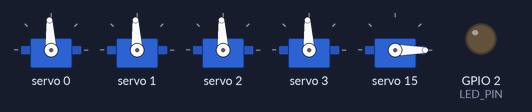
A sketch run on a simulated ESP32. Shown: 5 × servo, output pins drawn as LEDs (lit = HIGH). What the sketch prints to the serial monitor is not drawn.

Above: at 0.55 s.
At 3.1 s:
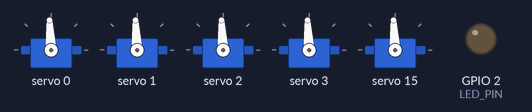
At 5.65 s:
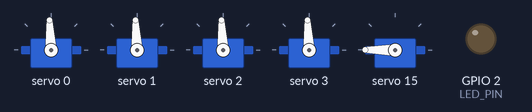
At 10.75 s:
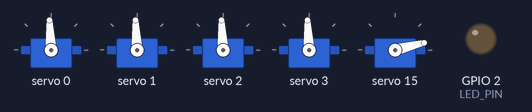
Timing chart, 0 to 16.0 s (numbered marks = the images above):
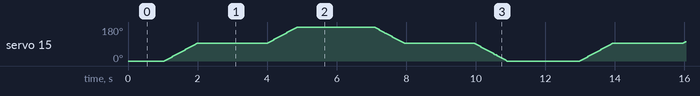

The sketch:

esp32_servo.ino
```cpp
/*
 * ESP32 + PCA9685 — 3-DOF Robotic Arm Serial Receiver
 * ----------------------------------------------------
 * Receives joint angles from pygame IK simulation over USB Serial.
 *
 * Expected serial format: "shoulder,elbow,wrist\n"
 *   e.g. "90.0,120.5,45.3\n"
 *
 * Pin mapping:
 *   Pin 0 & 1 (coupled, opposite): Shoulder (bicep = 11 cm)
 *   Pin 2: Elbow (forearm = 8.5 cm)
 *   Pin 3: Wrist (end effector = 7.5 cm)
 *
 * Smooth interpolation prevents jerky motion.
 */

#include <Wire.h>
#include <Adafruit_PWMServoDriver.h>
#include <math.h>

#define LED_PIN 2
#define SERVO_MIN_TICKS 102
#define SERVO_MAX_TICKS 512
#define PCA9685_FREQ 50

Adafruit_PWMServoDriver pwm = Adafruit_PWMServoDriver(0x40);

// Smooth servo: track current vs target ticks
float cur[6], tgt[6];
const float MAX_STEP = 3.0f; // ticks per loop iteration

// Serial receive buffer
String inputBuffer = "";

float degToTicks(float d) {
    d = fmax(0.0f, fmin(180.0f, d));
    return SERVO_MIN_TICKS + (d / 180.0f) * (SERVO_MAX_TICKS - SERVO_MIN_TICKS);
}

void updateServos() {
    for (uint8_t i = 0; i < 6; i++) {
        float diff = tgt[i] - cur[i];
        if (fabs(diff) <= MAX_STEP)
            cur[i] = tgt[i];
        else
            cur[i] += (diff > 0 ? MAX_STEP : -MAX_STEP);
        pwm.setPWM(i, 0, (uint16_t)cur[i]);
    }
}

void parseAndApply(String line) {
    // Parse "shoulder,elbow,wrist,wrist_roll,gripper"
    int c1 = line.indexOf(',');
    if (c1 < 0) return;
    int c2 = line.indexOf(',', c1 + 1);
    if (c2 < 0) return;
    int c3 = line.indexOf(',', c2 + 1);
    if (c3 < 0) return;
    int c4 = line.indexOf(',', c3 + 1);
    if (c4 < 0) return;

    float sh = line.substring(0, c1).toFloat();
    float el = line.substring(c1 + 1, c2).toFloat();
    float wr = line.substring(c2 + 1, c3).toFloat();
    float w_roll = line.substring(c3 + 1, c4).toFloat();
    float grip = line.substring(c4 + 1).toFloat();

    // Validate ranges
    if (sh < 0 || sh > 180 || el < 0 || el > 180 || wr < 0 || wr > 180 || w_roll < 0 || w_roll > 180 || grip < 0 || grip > 180)
        return;

    // Set targets
    tgt[0] = degToTicks(sh);              // Shoulder
    tgt[1] = degToTicks(180.0f - sh);     // Coupled shoulder (mirrored)
    tgt[2] = degToTicks(el);              // Elbow
    tgt[3] = degToTicks(wr);              // Wrist
    tgt[4] = degToTicks(w_roll);          // Wrist Roll (P04)
    tgt[5] = degToTicks(grip);            // Gripper (P05)

    // Blink LED on valid command
    digitalWrite(LED_PIN, !digitalRead(LED_PIN));
}

void setup() {
    Serial.begin(115200);
    pinMode(LED_PIN, OUTPUT);
    digitalWrite(LED_PIN, LOW);

    Wire.begin(21, 22);
    pwm.begin();
    pwm.setPWMFreq(PCA9685_FREQ);
    delay(10);

    // Start all servos at 90° (default vertical pose)
    float center = degToTicks(90.0f);
    for (uint8_t i = 0; i < 4; i++) {
        cur[i] = center;
        tgt[i] = center;
        pwm.setPWM(i, 0, (uint16_t)center);
    }
    delay(500);

    Serial.println("READY");
}

// --- Sweep logic for Pin 15 ---
unsigned long lastSweepTime = 0;
int sweepState = 0;
float cur_pin15 = 0;
float tgt_pin15 = 90.0f;
const unsigned long HOLD_TIME = 2000;

void updatePin15Sweep() {
    float tgt_ticks = degToTicks(tgt_pin15);
    float diff = tgt_ticks - cur_pin15;

    // Smooth step
    if (fabs(diff) <= MAX_STEP) {
        cur_pin15 = tgt_ticks;
    } else {
        cur_pin15 += (diff > 0 ? MAX_STEP : -MAX_STEP);
    }

    pwm.setPWM(15, 0, (uint16_t)cur_pin15);

    // State machine for holding and next target
    bool reached = (fabs(tgt_ticks - cur_pin15) <= 0.1f);
    unsigned long now = millis();

    if (reached) {
        if (now - lastSweepTime >= HOLD_TIME) {
            sweepState = (sweepState + 1) % 4;
            if (sweepState == 0) tgt_pin15 = 90.0f;       // go to 90
            else if (sweepState == 1) tgt_pin15 = 180.0f; // from 90 to 180
            else if (sweepState == 2) tgt_pin15 = 90.0f;  // from 180 to 90
            else if (sweepState == 3) tgt_pin15 = 0.0f;   // from 90 to 0
            lastSweepTime = now;
        }
    } else {
        // Reset hold timer while moving so we hold for exactly HOLD_TIME after reaching
        lastSweepTime = now;
    }
}

void loop() {
    // Read serial data
    while (Serial.available()) {
        char c = Serial.read();
        if (c == '\n') {
            inputBuffer.trim();
            if (inputBuffer.length() > 0) {
                parseAndApply(inputBuffer);
            }
            inputBuffer = "";
        } else {
            inputBuffer += c;
        }
    }

    // Smoothly interpolate servos toward targets
    updateServos();

    // Update Pin 15 continuous sweep
    updatePin15Sweep();

    delay(10);
}
```
